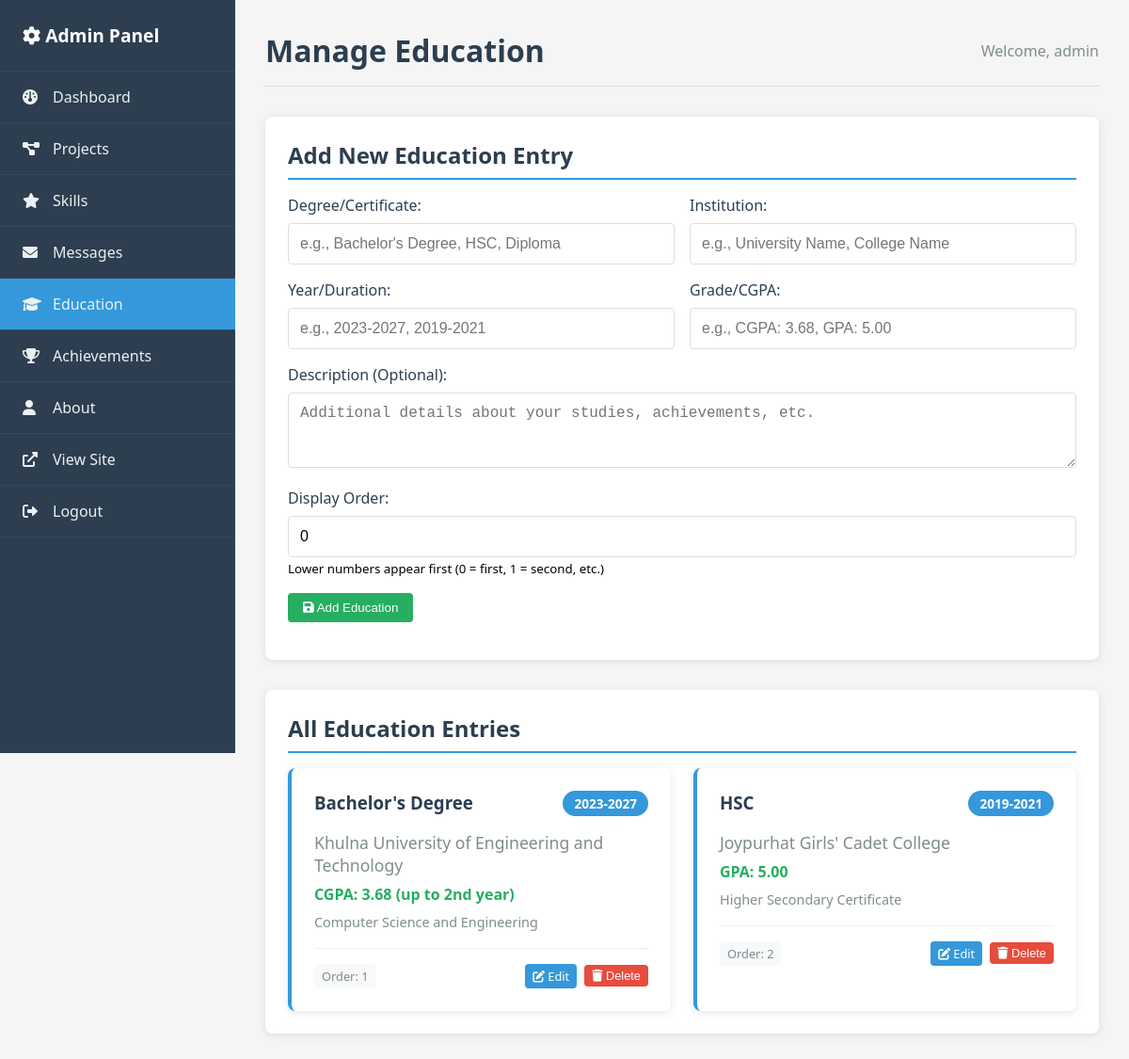
The app's page /admin/education.php (signed in) with its own data.
### tables this page shows
CREATE TABLE education (
    id INT AUTO_INCREMENT PRIMARY KEY,
    degree VARCHAR(255) NOT NULL,
    institution VARCHAR(255) NOT NULL,
    year VARCHAR(50) NOT NULL,
    description TEXT,
    grade_info VARCHAR(100),
    status ENUM('active', 'inactive') DEFAULT 'active',
    display_order INT DEFAULT 0,
    created_at TIMESTAMP DEFAULT CURRENT_TIMESTAMP,
    updated_at TIMESTAMP DEFAULT CURRENT_TIMESTAMP ON UPDATE CURRENT_TIMESTAMP
);

### config/database.php (called while the page is built, shortened)
<?php
function executeQuery($pdo, $sql, $params = []) {
    try {
        $stmt = $pdo->prepare($sql);
        $stmt->execute($params);
        return $stmt;
    } catch(PDOException $e) {
        error_log("Database Error: " . $e->getMessage());
        return false;
    }
}
function fetchAll($pdo, $sql, $params = []) {
    $stmt = executeQuery($pdo, $sql, $params);
    return $stmt ? $stmt->fetchAll() : [];
}
?>

### admin/education.php (the view, shortened to what this page needs)
<?php
require_once '../config/database.php';
require_once '../functions/portfolio_functions.php';
$education = fetchAll($pdo, "SELECT * FROM education ORDER BY display_order ASC");
$editEducation = null;
?>
<!DOCTYPE html>
<html lang="en">
<head>
    <link rel="stylesheet" href="https://cdnjs.cloudflare.com/ajax/libs/font-awesome/6.0.0/css/all.min.css">
    <link rel="stylesheet" href="admin_style.css">
</head>
<body>
    <div class="admin-container">
        <nav class="sidebar">
            <div class="sidebar-header">
                <h2><i class="fas fa-cog"></i> Admin Panel</h2>
            </div>
            <ul class="sidebar-menu">
                <li><a href="dashboard.php"><i class="fas fa-dashboard"></i> Dashboard</a></li>
                <li><a href="projects.php"><i class="fas fa-project-diagram"></i> Projects</a></li>
                <li><a href="skills.php"><i class="fas fa-star"></i> Skills</a></li>
                <li><a href="messages.php"><i class="fas fa-envelope"></i> Messages</a></li>
                <li><a href="education.php" class="active"><i class="fas fa-graduation-cap"></i> Education</a></li>
                <li><a href="achievements.php"><i class="fas fa-trophy"></i> Achievements</a></li>
                <li><a href="about.php"><i class="fas fa-user"></i> About</a></li>
                <li><a href="../index.php" target="_blank"><i class="fas fa-external-link-alt"></i> View Site</a></li>
                <li><a href="logout.php"><i class="fas fa-sign-out-alt"></i> Logout</a></li>
            </ul>
        </nav>
        <div class="main-content">
            <div class="header">
                <h1>Manage Education</h1>
                <div class="user-info">
                    Welcome, <?php echo htmlspecialchars($_SESSION['admin_username']); ?>
                </div>
            </div>
            <div class="content-section">
                <h2><?php echo $editEducation ? 'Edit Education Entry' : 'Add New Education Entry'; ?></h2>
                <form method="POST">
                    <div class="form-row">
                        <div class="form-group">
                            <label for="degree">Degree/Certificate:</label>
                            <input type="text" id="degree" name="degree" required
                                   placeholder="e.g., Bachelor's Degree, HSC, Diploma"
                                   value="<?php echo $editEducation ? htmlspecialchars(html_entity_decode($editEducation['degree'], ENT_QUOTES, 'UTF-8')) : ''; ?>">
                        </div>
                        <div class="form-group">
                            <label for="institution">Institution:</label>
                            <input type="text" id="institution" name="institution" required
                                   placeholder="e.g., University Name, College Name"
                                   value="<?php echo $editEducation ? htmlspecialchars(html_entity_decode($editEducation['institution'], ENT_QUOTES, 'UTF-8')) : ''; ?>">
                        </div>
                    </div>
                    <div class="form-row">
                        <div class="form-group">
                            <label for="year">Year/Duration:</label>
                            <input type="text" id="year" name="year" required
                                   placeholder="e.g., 2023-2027, 2019-2021"
                                   value="<?php echo $editEducation ? htmlspecialchars($editEducation['year']) : ''; ?>">
                        </div>
                        <div class="form-group">
                            <label for="grade_info">Grade/CGPA:</label>
                            <input type="text" id="grade_info" name="grade_info"
                                   placeholder="e.g., CGPA: 3.68, GPA: 5.00"
                                   value="<?php echo $editEducation ? htmlspecialchars(html_entity_decode($editEducation['grade_info'], ENT_QUOTES, 'UTF-8')) : ''; ?>">
                        </div>
                    </div>
                    <div class="form-group">
                        <label for="description">Description (Optional):</label>
                        <textarea id="description" name="description" rows="3"
                                  placeholder="Additional details about your studies, achievements, etc."><?php echo $editEducation ? htmlspecialchars(html_entity_decode($editEducation['description'], ENT_QUOTES, 'UTF-8')) : ''; ?></textarea>
                    </div>
                    <div class="form-group">
                        <label for="display_order">Display Order:</label>
                        <input type="number" id="display_order" name="display_order" min="0"
                               value="<?php echo $editEducation ? $editEducation['display_order'] : '0'; ?>">
                        <small>Lower numbers appear first (0 = first, 1 = second, etc.)</small>
                    </div>
                    <div class="form-group">
                        <button type="submit" class="btn btn-success">
                            <i class="fas fa-save"></i> <?php echo $editEducation ? 'Update Education' : 'Add Education'; ?>
                        </button>
                    </div>
                </form>
            </div>
            <div class="content-section">
                <h2>All Education Entries</h2>
                <?php if (empty($education)): ?>
                    <p class="text-center">No education entries found. Add your first education entry above!</p>
                <?php else: ?>
                    <div class="education-grid">
                        <?php foreach ($education as $edu): ?>
                            <div class="education-card">
                                <div class="education-header">
                                    <h3><?php echo htmlspecialchars($edu['degree']); ?></h3>
                                    <span class="education-year"><?php echo htmlspecialchars($edu['year']); ?></span>
                                </div>
                                <p class="institution"><?php echo htmlspecialchars($edu['institution']); ?></p>
                                <?php if ($edu['grade_info']): ?>
                                    <p class="grade"><?php echo htmlspecialchars($edu['grade_info']); ?></p>
                                <?php endif; ?>
                                <?php if ($edu['description']): ?>
                                    <p class="description"><?php echo htmlspecialchars($edu['description']); ?></p>
                                <?php endif; ?>
                                <div class="education-actions">
                                    <span class="order-badge">Order: <?php echo $edu['display_order']; ?></span>
                                    <div class="action-buttons">
                                        <a href="education.php?edit=<?php echo $edu['id']; ?>" class="btn btn-sm">
                                            <i class="fas fa-edit"></i> Edit
                                        </a>
                                        <form method="POST" style="display: inline;"
                                              onsubmit="return confirm('Are you sure you want to delete this education entry?')">
                                            <button type="submit" class="btn btn-sm btn-danger">
                                                <i class="fas fa-trash"></i> Delete
                                            </button>
                                        </form>
                                    </div>
                                </div>
                            </div>
                        <?php endforeach; ?>
                    </div>
                <?php endif; ?>
            </div>
        </div>
    </div>
</body>
</html>

### admin/admin_style.css (style rules this page uses)
* { margin: 0; padding: 0; box-sizing: border-box; }
body { font-family: 'Segoe UI', Tahoma, Geneva, Verdana, sans-serif; background: #f5f5f5; }
.admin-container { display: flex; min-height: 100vh; }
.sidebar { width: 250px; background: #2c3e50; color: white; position: fixed; height: 100vh; overflow-y: auto; }
.sidebar-header { padding: 1.5rem; border-bottom: 1px solid #34495e; }
.sidebar-header h2 { font-size: 1.2rem; }
.sidebar-menu { list-style: none; padding: 0; }
.sidebar-menu li { border-bottom: 1px solid #34495e; }
.sidebar-menu a { display: flex; align-items: center; padding: 1rem 1.5rem; color: #ecf0f1; text-decoration: none; transition: background 0.3s ease; position: relative; }
.sidebar-menu a:hover, .sidebar-menu a.active { background: #3498db; }
.sidebar-menu a i { margin-right: 0.75rem; width: 20px; }
.main-content { margin-left: 250px; padding: 2rem; width: calc(100% - 250px); }
.header { display: flex; justify-content: space-between; align-items: center; margin-bottom: 2rem; padding-bottom: 1rem; border-bottom: 1px solid #ddd; }
.header h1 { color: #2c3e50; }
.user-info { color: #7f8c8d; }
.content-section { background: white; padding: 1.5rem; border-radius: 8px; box-shadow: 0 2px 10px rgba(0,0,0,0.1); margin-bottom: 2rem; }
.content-section h2 { color: #2c3e50; margin-bottom: 1rem; padding-bottom: 0.5rem; border-bottom: 2px solid #3498db; }
.btn { background: #3498db; color: white; padding: 0.5rem 1rem; border: none; border-radius: 4px; text-decoration: none; cursor: pointer; display: inline-block; transition: background 0.3s ease; }
.btn-sm { padding: 0.25rem 0.5rem; font-size: 0.8rem; }
.btn-success { background: #27ae60; }
.btn-danger { background: #e74c3c; }
.form-group { margin-bottom: 1rem; }
.form-group label { display: block; margin-bottom: 0.5rem; color: #2c3e50; font-weight: 500; }
.form-group input, .form-group textarea, .form-group select { width: 100%; padding: 0.75rem; border: 1px solid #ddd; border-radius: 4px; font-size: 1rem; }
.form-row { display: grid; grid-template-columns: 1fr 1fr; gap: 1rem; }
.btn-danger { background: #e74c3c; border-color: #c0392b; }

### admin/education.php (style rules this page uses)
.education-grid { display: grid; grid-template-columns: repeat(auto-fit, minmax(350px, 1fr)); gap: 1.5rem; margin-top: 1rem; }
.education-card { background: white; border-radius: 8px; padding: 1.5rem; box-shadow: 0 2px 10px rgba(0,0,0,0.1); border-left: 4px solid #3498db; }
.education-header { display: flex; justify-content: space-between; align-items: flex-start; margin-bottom: 1rem; }
.education-header h3 { color: #2c3e50; margin: 0; flex: 1; }
.education-year { background: #3498db; color: white; padding: 0.25rem 0.75rem; border-radius: 20px; font-size: 0.85rem; font-weight: bold; margin-left: 1rem; }
.institution { font-size: 1.1rem; color: #7f8c8d; margin-bottom: 0.5rem; font-weight: 500; }
.grade { color: #27ae60; font-weight: bold; margin-bottom: 0.5rem; }
.description { color: #7f8c8d; font-size: 0.9rem; line-height: 1.5; margin-bottom: 1rem; }
.education-actions { display: flex; justify-content: space-between; align-items: center; margin-top: 1rem; padding-top: 1rem; border-top: 1px solid #ecf0f1; }
.order-badge { background: #f8f9fa; color: #7f8c8d; padding: 0.25rem 0.5rem; border-radius: 4px; font-size: 0.8rem; }
.action-buttons { display: flex; gap: 0.5rem; }

### records on screen
education: degree "Bachelor's Degree", year "2023-2027", institution "Khulna University of Engineering and Technology", grade_info "CGPA: 3.68 (up to 2nd year)", description "Computer Science and Engineering", display_order "1"
education: degree "HSC", year "2019-2021", institution "Joypurhat Girls' Cadet College", grade_info "GPA: 5.00", description "Higher Secondary Certificate", display_order "2"

### other values on screen
$_SESSION['admin_username'] "admin"
